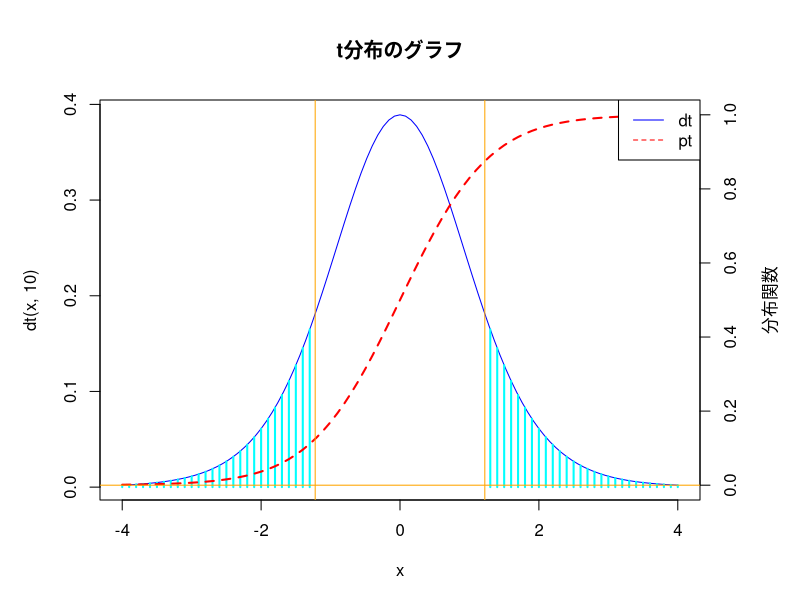

Here is the R script that generated this plot:
p<-0.125
t1<-qt(p,10)
t2<-qt(1-p,10)
par(mai = c(1,1,1,1))
x<-seq(-4,4,0.1)
curve(dt(x,10),-4,4,col="blue",main="t分布のグラフ",lty=1)
subset_x <- x[x <= t1 | x >= t2]
subset_y <- dt(x,10)[x <= t1 | x >= t2]
lines(subset_x, subset_y, type = "h", col = "cyan", lwd = 2)
par(new=T)
plot(x,pt(x,10),axes=F,type="l",col="red",ylim=c(0,1),lwd=2,xlab="",ylab="",lty=2)
axis(4)
mtext("分布関数",side=4,line=3)
abline(v=t2, col="orange")
abline(v=t1,col="orange")
abline(h=0,col="orange")
labels<-c("dt","pt")
cols<-c("blue","red")
lts<-c(1,2)
legend("topright",legend=labels, col=cols,lty=lts)
print(paste("t1=",t1))
print(paste("t2=",t2))
